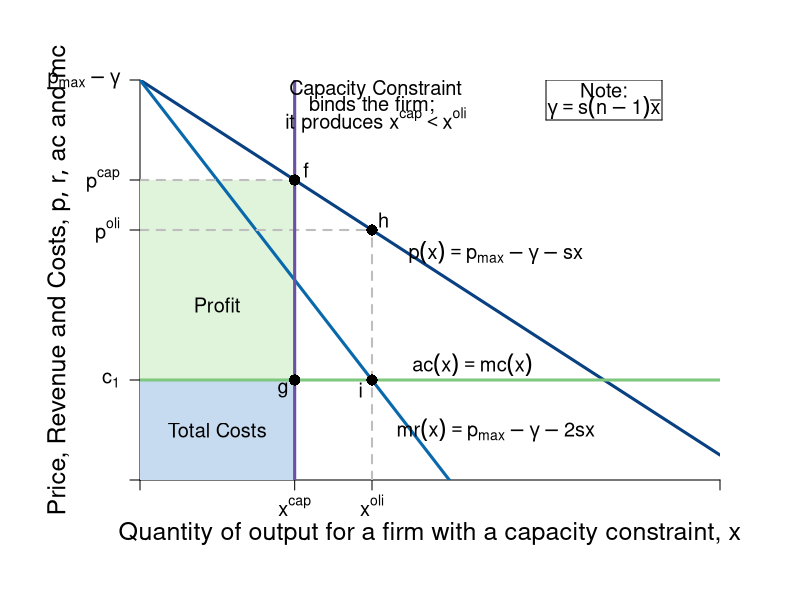

The R script that drew this image:
#Graph Designer: Simon Halliday
#Authors: Bowles and Halliday
#Title: Coordination, Conflict and Competition: A Text in Microeconomics

require(shape)
pdf(file = "competitionmarkets/cournot_cap.pdf", width = 9, height = 7)

#Set parameters for graphics
axislabelsize <- 1.5
labelsize <- 1.2
graphlinewidth <- 3
segmentlinewidth <- 2

COL <- c("#7fc97f", "#beaed4", "#fdc086", "#ffff99", "#386cb0", "#f0027f", "#bf5b17", "#666666")
COLA <- c("#e0f3db", "#99d8c9","#66c2a4","#41ae76", "#238b45", "#005824")
COLB <- c("#c6dbef", "#4eb3d3", "#2b8cbe", "#0868ac","#084081")
COLC <- c("#fcfbfd", "#efedf5", "#dadaeb", "#bcbddc", "#9e9ac8", "#807dba", "#6a51a3", "#54278f", "#3f007d")

#Edited the margins to cater for the larger LHS labels
par(mar =  c(6, 7, 4, 4))

AvgRevenue <- function(x, s = 0.5, pmax = 20, c1 = 2, n = 5, xbar = 6){
  pmax -s*(n-1)*xbar -s*x
}

MRevenue <- function(x,  s = 0.5, pmax = 20, c1 = 2, n = 5,  xbar = 6){
  pmax - s*(n-1)*xbar -2*s*x
}

AvgCost <- function(x, c0 = 2, c1 = 2){
  c0/x + c1
}

xlims <- c(0, 15)
ylims <- c(0, 8)

npts <- 501 
x <- seq(xlims[1], xlims[2], length.out = npts)
y <- seq(ylims[1], ylims[2], length.out = npts) 
a <- c(13, 16.75, 19.25)

plot(0, 0, xlim = xlims, ylim = ylims, type = "n",
     xlab = expression(paste("")),
     ylab = expression(paste("")), 
     xaxt = "n", 
     yaxt = "n", 
     cex.lab = axislabelsize, 
     bty = "n",
     xaxs="i", 
     yaxs="i")

# ticksy <- seq(from = ylims[1], to = ylims[2], by = 1)
# ylabels <- seq(from = ylims[1], to = ylims[2], by = 1)
# ticksx <- seq(from = xlims[1], to = xlims[2], by = 1)
# xlabels <- seq(from = xlims[1], to = xlims[2], by = 1)
ticksy <- c(0, 2, AvgRevenue(x = 6), AvgRevenue(x = 4), ylims[2])
ylabels <- c(NA, expression(paste(c[1])), expression(paste(p^{oli})), expression(paste(p^{cap})), expression(paste(p[max] - gamma)))
ticksx <- c(0, 4, 6,  xlims[2])
xlabels <- c(NA, expression(paste(x^{cap})), expression(paste(x^{oli})), NA)

axis(1, at = ticksx, pos = 0, labels = xlabels, cex.axis = labelsize)
axis(2, at = ticksy, pos = 0, labels = ylabels, las = 1, cex.axis = labelsize)

npts <- 500 
xx1 <- seq(xlims[1], xlims[2], length.out = npts)
xx3 <- seq(2, 6, length.out = npts)

#Draw the polygon for profit
xpoly1 <- c(0, 4, 4, 0, 0)
ypoly1 <- c(2, 2, AvgRevenue(x = 4), AvgRevenue(x = 4), 2)
polygon(x = xpoly1, y = ypoly1, col=COLA[1], density=NULL, border = NA)

#Draw the polygon for costs
xpoly2 <- c(0, 4, 4, 0, 0)
ypoly2 <- c(0, 0, 2, 2, 2)
polygon(x = xpoly2, y = ypoly2, col=COLB[1], density=NULL, border = NA)

#Draw the polygon for deadweight loss
# xpoly3 <- c(6, 6, 12, 6)
# ypoly3 <- c(2, AvgRevenue(x = 6), 2, 2)
# polygon(x = xpoly3, y = ypoly3, col=COL[4], density=NULL, border = NA)

#Draw the polygon for consumer surplus
# xpoly4 <- c(0, 6, 0, 0)
# ypoly4 <- c(AvgRevenue(x = 6), AvgRevenue(x = 6), AvgRevenue(x = 0), AvgRevenue(x = 6))
# polygon(x = xpoly4, y = ypoly4, col=COLC[3], density=NULL, border = NA)


#lines(xx1, bcA(xx1, w = 10, p = 1.5), col = COLB[3], lwd = graphlinewidth)
lines(xx1, AvgRevenue(xx1), col = COLB[5], lwd = graphlinewidth)
lines(xx1, MRevenue(xx1), col = COLB[4], lwd = graphlinewidth)
#lines(xx1, AvgCost(xx1, c0 = 2, c1 = 4), col = COLA[5], lwd = graphlinewidth)

#Label the axes
mtext(expression(paste("Quantity of output for a firm with a capacity constraint, ", x)), side=1, line = 2.5, cex = axislabelsize)
text(-2.1, 0.5*ylims[2], expression(paste("Price, Revenue and Costs, ", list(p, r, ac), " and ", mc)), xpd = TRUE, cex = axislabelsize, srt = 90) 

text(8.6, 2.3, expression(paste(ac(x) == mc(x))), cex = labelsize)
text(9.2, 4.55, expression(paste(p(x) == p[max] - gamma - s*x)), cex = labelsize)
text(9.2, 1, expression(paste(mr(x) == p[max] - gamma - 2*s*x)), cex = labelsize)

#Labels cost and profit areas
text(2, 1, expression("Total Costs"), cex = labelsize)
text(2, 3.5, expression("Profit"), cex = labelsize)
# text(5.25, 5.5, expression("Deadweight"), cex = labelsize)
# text(5.25, 5, expression("Loss"), cex = labelsize)

#Draw segments for total costs
segments(0, AvgRevenue(x = 4), 4, AvgRevenue(x = 4), lty = 2, col = "gray" , lwd = segmentlinewidth)
segments(0, AvgRevenue(x = 6), 6, AvgRevenue(x = 6), lty = 2, col = "gray" , lwd = segmentlinewidth)
segments(6, 0, 6, AvgRevenue(x = 6), lty = 2, col = "gray" , lwd = segmentlinewidth)
segments(0, 2, xlims[2], 2, lty = 1, col = COL[1] , lwd = graphlinewidth)

#Segment for capacity constraint
segments(4, 0, 4, ylims[2], lty = 1, col = COLC[7] , lwd = graphlinewidth)

#Label Points for comparison
points(6, MRevenue(x = 6), pch = 16, col = "black", cex = 1.5)
text(5.7, MRevenue(x = 6) - 0.2, expression(i), cex = labelsize)


points(6, AvgRevenue(x = 6), pch = 16, col = "black", cex = 1.5)
text(6.3, AvgRevenue(x = 6) + 0.2, expression(h), cex = labelsize)

points(4, AvgRevenue(x = 4), pch = 16, col = "black", cex = 1.5)
text(4.3, AvgRevenue(x = 4) + 0.2, expression(f), cex = labelsize)

points(4, 2, pch = 16, col = "black", cex = 1.5)
text(3.7, 2 - 0.2, expression(g), cex = labelsize)


# Arrow to Consumer surplus
#text(7.3, 7.5, expression(paste("Consumer Surplus")), cex = labelsize)
#text(6, 11, expression(paste(cs(x) == frac(1,2)*(p[max] - p^{mon})*x^{mon} )), cex = labelsize)
#Arrows(5.4, 7.5, 2.9, 6, col = "black", lty = 1, lwd = 2, arr.type = "triangle", arr.lwd = 0.5)

# Arrow to Deadweight loss
#text(11.6, 5.1, expression(paste("Deadweight Loss")), cex = labelsize)
#text(9, 7, expression(paste(dwl(x) == frac(1,2)*(p^{mon} - c[1])*(x^{many} - x^{mon}))), cex = labelsize)
#Arrows(9.9, 5.1, 7.4, 3.6, col = "black", lty = 1, lwd = 2, arr.type = "triangle", arr.lwd = 0.5)

text(12, 7.8, expression(paste("Note:")), cex = labelsize)
text(12, 7.45, expression(paste(gamma == s*(n-1)*bar(x))), cex = labelsize)
segments(10.5, 7.2, 13.5, 7.2, lty = 1, col = "black" , lwd = 1)
segments(10.5, 8, 13.5, 8, lty = 1, col = "black" , lwd = 1)
segments(10.5, 7.2, 10.5, 8, lty = 1, col = "black" , lwd = 1)
segments(13.5, 7.2, 13.5, 8, lty = 1, col = "black" , lwd = 1)

text(6.1, 7.8, expression(paste("Capacity Constraint")), cex = labelsize)
text(6, 7.5, expression(paste("binds the firm;")), cex = labelsize)
text(6.1, 7.2, expression(paste("it produces ", x^{cap} < x^{oli})), cex = labelsize)
#text(12, 7.55, expression(paste(gamma == s*(n-1)*bar(x))), cex = labelsize)



dev.off()
